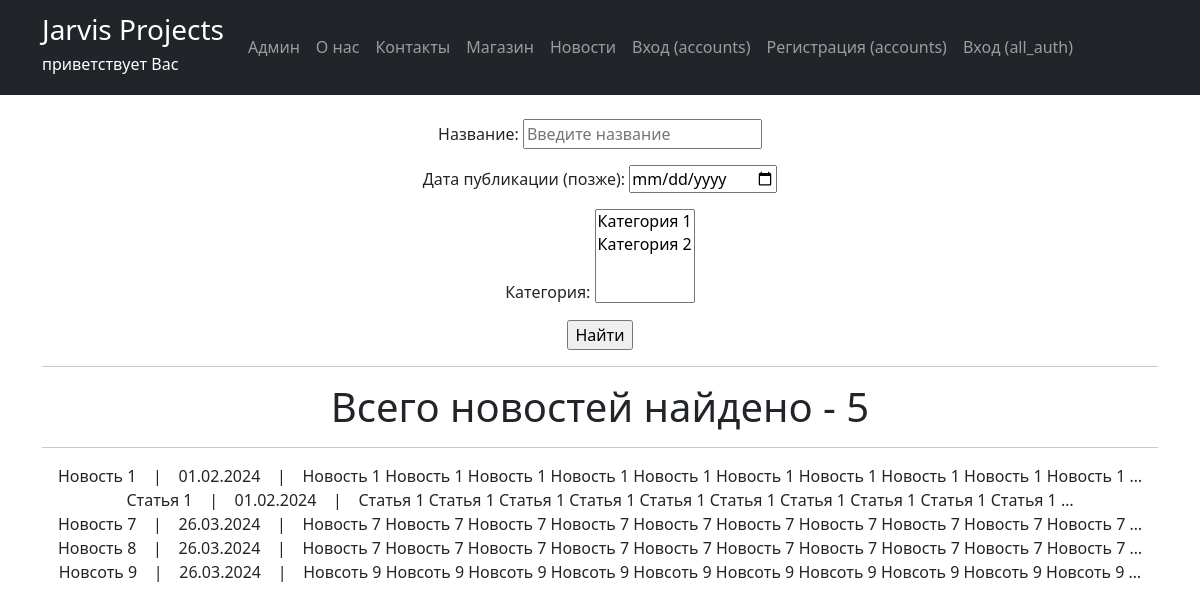
The app's page /newsportal/posts/search with its own data.
### newsportal/models.py (models this page shows, shortened)
class Post(models.Model):
    author = models.ForeignKey(Author, on_delete=models.CASCADE)
    postCategory = models.ManyToManyField(Category, through='PostCategory', verbose_name='Категория')
    CATEGORY_CHOICES = (
        ('NW', 'Новость'),
        ('AR', 'Статья'),
    )
    categoryType = models.CharField(max_length=2, choices=CATEGORY_CHOICES)
    dateCreation = models.DateTimeField(auto_now_add=True)
    title = models.CharField(max_length=128, verbose_name='Заголовок')
    text = models.TextField(verbose_name='Содержание')
    rating = models.IntegerField(default=0)
    class Meta:
        verbose_name = 'Контент'
        verbose_name_plural = 'Контент'

### newsportal/views.py (the view)
# urls.py: path('posts/', cache_page(20)(PostList.as_view(template_name = 'newsportal/posts.html')), name='posts'),
class PostList(ListView):
    model = Post
    ordering = 'dateCreation'
    context_object_name = 'posts'
    paginate_by = 10
    def get_queryset(self):
        queryset = super().get_queryset()
        self.filterset = PostFilter(self.request.GET, queryset)
        return self.filterset.qs
    def get_context_data(self, **kwargs):
        context = super().get_context_data(**kwargs)
        context['total_posts_count'] = self.filterset.qs.count()
        context['filterset'] = self.filterset
        context['user_is_author'] = self.request.user.groups.filter(name='authors').exists()
        context['user_is_not_author'] = not self.request.user.groups.filter(name='authors').exists()
        return context

### newsportal/models.py (called while the page is built)
    def __str__(self):
        return f'{self.name}'

### newsportal/templatetags/custom_filters_newsportal.py (called while the page is built)
@register.filter()
def censor(value):
    stop_list = STOP_LIST_WORDS
    for word in value.split():
        if word.lower() in stop_list:
            value = value.replace(word, f'{word[0]}{"*" * (len(word)-1)}')
    return value

### newsportal/templates/newsportal/posts_search.html (shortened to what this page needs)
{% extends 'flatpages/default.html' %}
{% load custom_filters_newsportal %}
{% load custom_tags_newsportal %}
{% block content %}
    <br>
    <form action="" method="get">
        {{ filterset.form.as_p }}
        <input type="submit" value="Найти" />
    </form>
    <hr>
    <h1>Всего новостей найдено - {{ total_posts_count }}</h1>
    <hr>
    {% if posts %}
           {% for post in posts %}
           <tr>
                {{ post.title|censor }} &nbsp&nbsp | &nbsp&nbsp
                {{ post.dateCreation|date:'d.m.Y'}} &nbsp&nbsp | &nbsp&nbsp
                {{ post.text|truncatewords:20|censor}}
                <br>
           {% endfor %}
    {% endif %}
{% endblock content %}

### records on screen
Post: title|censor "Новость 1", dateCreation "01.02.2024", text|censor "Новость 1 Новость 1 Новость 1 Новость 1 Новость 1 Новость 1 Новость 1 Новость 1 Новость 1 Новость 1 …"
Post: title|censor "Статья 1", dateCreation "01.02.2024", text|censor "Статья 1 Статья 1 Статья 1 Статья 1 Статья 1 Статья 1 Статья 1 Статья 1 Статья 1 Статья 1 …"
Post: title|censor "Новость 7", dateCreation "26.03.2024", text|censor "Новость 7 Новость 7 Новость 7 Новость 7 Новость 7 Новость 7 Новость 7 Новость 7 Новость 7 Новость 7 …"
Post: title|censor "Новость 8", dateCreation "26.03.2024", text|censor "Новость 7 Новость 7 Новость 7 Новость 7 Новость 7 Новость 7 Новость 7 Новость 7 Новость 7 Новость 7 …"
Post: title|censor "Новсоть 9", dateCreation "26.03.2024", text|censor "Новсоть 9 Новсоть 9 Новсоть 9 Новсоть 9 Новсоть 9 Новсоть 9 Новсоть 9 Новсоть 9 Новсоть 9 Новсоть 9 …"

### other values on screen
{{ total_posts_count }} "5"
